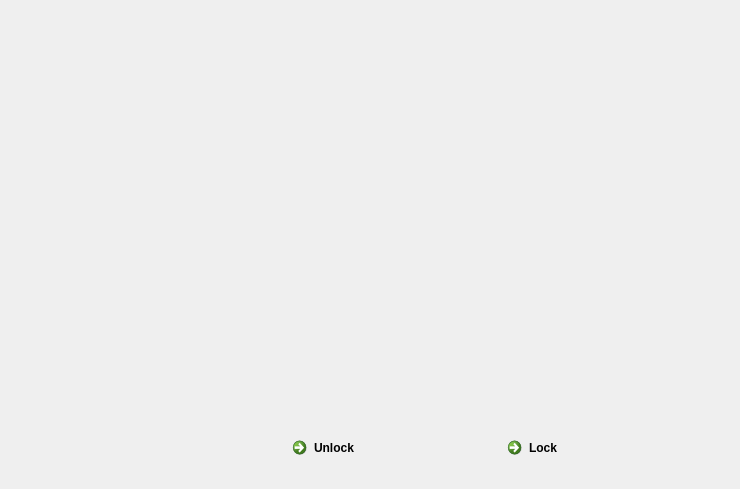
       <widget class="QWidget" name="HardGuiding_Page">
        <widget class="QLabel" name="label_33">
         <property name="geometry">
          <rect>
           <x>280</x>
           <y>40</y>
           <width>451</width>
           <height>331</height>
          </rect>
         </property>
         <property name="text">
          <string/>
         </property>
         <property name="pixmap">
          <pixmap>Image/Handguiding.png</pixmap>
         </property>
         <property name="scaledContents">
          <bool>false</bool>
         </property>
        </widget>
        <widget class="QCommandLinkButton" name="commandLinkButton_9">
         <property name="geometry">
          <rect>
           <x>285</x>
           <y>430</y>
           <width>150</width>
           <height>50</height>
          </rect>
         </property>
         <property name="text">
          <string>Unlock</string>
         </property>
         <property name="icon">
          <iconset>
           <normaloff>Image/Unlock.png</normaloff>Image/Unlock.png</iconset>
         </property>
         <property name="iconSize">
          <size>
           <width>40</width>
           <height>40</height>
          </size>
         </property>
        </widget>
        <widget class="QCommandLinkButton" name="commandLinkButton_10">
         <property name="geometry">
          <rect>
           <x>500</x>
           <y>430</y>
           <width>185</width>
           <height>50</height>
          </rect>
         </property>
         <property name="text">
          <string>Lock</string>
         </property>
         <property name="icon">
          <iconset>
           <normaloff>Image/Lock.png</normaloff>Image/Lock.png</iconset>
         </property>
         <property name="iconSize">
          <size>
           <width>40</width>
           <height>40</height>
          </size>
         </property>
        </widget>
       </widget>
